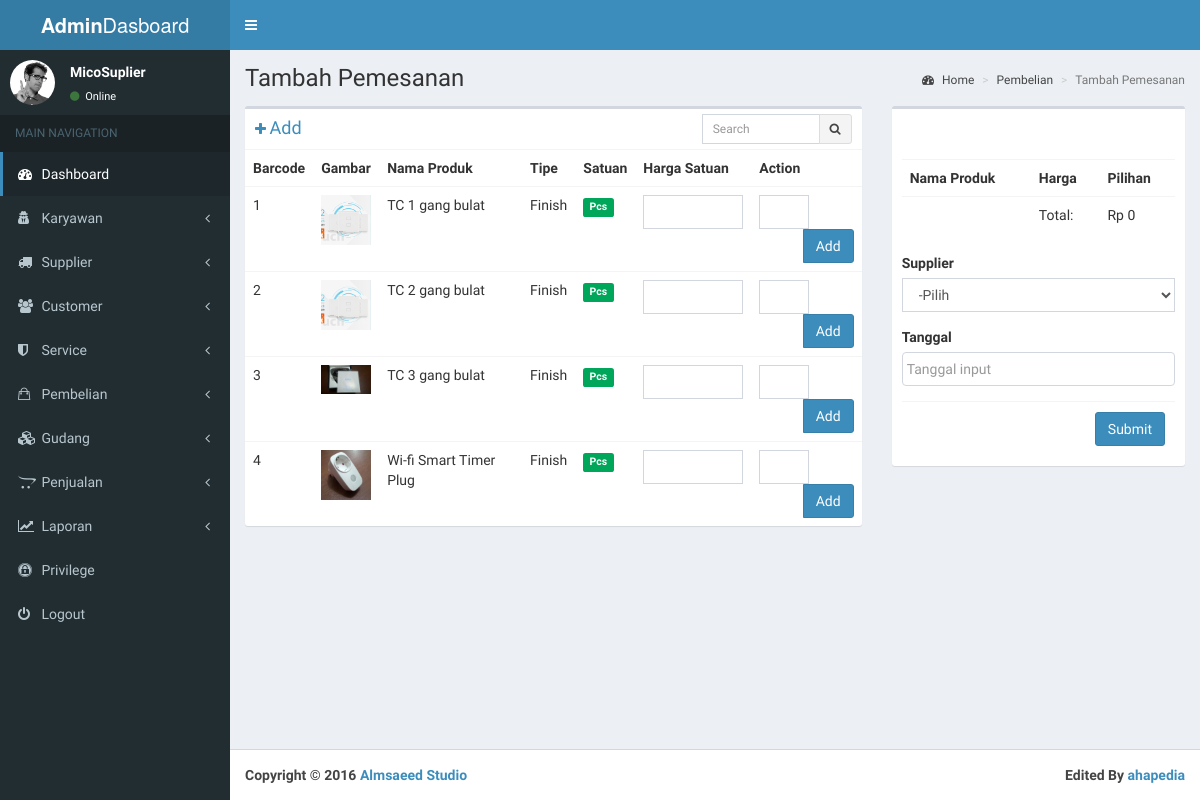
/index.php/pembelian/pemesanan, run on the app's committed database.
### tables this page shows
CREATE TABLE `item_master` (
  `id_item` int(11) NOT NULL,
  `nama_item` varchar(200) NOT NULL,
  `deskripsi` text NOT NULL,
  `tipe` varchar(50) NOT NULL,
  `satuan` varchar(50) NOT NULL,
  `link_photo` varchar(200) DEFAULT NULL
);

### application/controllers/Pembelian.php (called while the page is built, shortened)
<?php
class Pembelian extends CI_Controller {
	public function pemesanan()
	{
		$this->load->model('mgudang');
		$data['isi']=$this->mgudang->list_item();
		$this->load->model('suplier');
		$data['suplier']=$this->suplier->list_suplier();
		$this->load->view('dasboard/head');
		$this->load->view('dasboard/header');
		$this->load->view('dasboard/sidebar');
		$this->load->view('dasboard/pemesanan',$data);
		$this->load->view('dasboard/footer');
	}
}
?>

### index.php (called while the page is built, shortened)
<?php
require_once BASEPATH.'core/CodeIgniter.php';

### application/models/Mgudang.php (called while the page is built, shortened)
<?php
class Mgudang extends CI_Model{
	public function list_item(){
		$this->db->reconnect();
			$query = $this->db->query("CALL sp_list_item()");
			if ($query->num_rows() > 0)
			{
			foreach ($query->result() as $row)
			{
					$hasil[] = $row;
			}
			return $hasil;
			}
			else{
				return 0;
			}
	}
}
?>

### application/views/dasboard/pemesanan.php (the view, shortened to what this page needs)
   <div class="content-wrapper">
     <section class="content-header">
       <h1>
         Tambah Pemesanan
       </h1>
       <ol class="breadcrumb">
         <li><a href="#"><i class="fa fa-dashboard"></i> Home</a></li>
         <li><a href="#">Pembelian</a></li>
         <li class="active">Tambah Pemesanan</li>
       </ol>
     </section>
     <section class="content">
       <div class="row">
 <section class="col-lg-8 connectedSortable">
           <div class="box">
             <div class="box-header">
               <a href="<?php echo base_url() ?>admin/addProduk"><i class="fa fa-plus"></i> <h3 class="box-title">Add</h3></a>
               <div class="box-tools">
	  <form method="post" action="<?php echo base_url() ?>admin/cariProduk" enctype="multipart/form-data">
                 <div class="input-group" style="width: 150px;">
                   <input type="text" name="cari" class="form-control input-sm pull-right" placeholder="Search">
                   <div class="input-group-btn">
                     <button class="btn btn-sm btn-default"><i class="fa fa-search"></i></button>
                   </div>
                 </div>
		 </form>
               </div>
             </div>
             <div class="box-body table-responsive no-padding">
               <table class="table table-hover">
                 <tr>
                   <th>Barcode</th>
		   <th>Gambar</th>
                   <th>Nama Produk</th>
                   <th>Tipe</th>
                   <th>Satuan</th>
		  <th>Harga Satuan</th>
                   <th>Action</th>
                 </tr>
		<?php
				if(!empty($isi)){
				foreach($isi as $baris){ ?>
		<form method="POST" action="<?php echo base_url(),"pembelian/addCart"?>" >
                 <tr>
                   <td><?php echo $baris->id_item ?></td>
		  <td><img style="width:50px; hight:50px;" src="<?php echo base_url() ?>assets/images/produk/<?php echo $baris->link_photo ?>"></td>
                   <td><?php echo $baris->nama_item ?></td>
                   <td>
		  <?php
			if($baris->tipe=="1"){
				echo "Raw";
			}else if($baris->tipe=="2"){
				echo "Semi-finish";
			}else if($baris->tipe=="3"){
				echo "Finish";
			}
			?>
			</a></td>
                   <td><span class="label label-success">
		  <?php
			if($baris->satuan=="1"){
				echo "Pcs";
			} else if($baris->satuan=="2"){
				echo "Kg";
			}else if($baris->satuan=="3"){
				echo "m";
			}else if($baris->satuan=="4"){
				echo "m2";
			}else if($baris->satuan=="5"){
				echo "m3";
			}
		  ?></span></td>
		  <td>
		   <input name="harga" class="form-control pull-left" type="text"  style="width:100px" data-toggle="tooltip" data-placement="top" title="Harga Satuan">
		  </td>
                   <td>
		  <div class="btn-group">
		   <input name="jumlah" class="form-control pull-left" type="text"  style="width:50px" data-toggle="tooltip" data-placement="top" title="Jumlah">
		   <input class="pull-right btn btn-primary" type="submit" value="Add" >
			</div>
		</td>
                 </tr>
               </form>
		<?php }}
			else{
				echo "Belum ada data Petugas";
				}
		?>
               </table>
             </div>
           </div>
 </section>
 <section class="col-lg-4 connectedSortable">
	<div class="box">
		<div class="box-header">
		</div>
		 <div class="box-body">
		  <form method="post" action="<?php echo base_url() ?>pembelian/addDataPurchasing">
		 <table class="table table-hover">
                 <tr>
		  <th>Nama Produk</th>
                   <th>Harga</th>
		   <th>Pilihan</th>
                 </tr>
		 <tr>
					<td>
					</td>
					<td>
						Total:
					</td>
					<td>
						<?php if($this->cart->total()>0){
							echo "Rp ", $this->cart->total();
						}else{
							echo "Rp ", $this->cart->total();
						}
						?>
					</td>
				  </tr>
		</table>
		<div class="form-group">
			<label>Supplier</label>
			<select name="idSuplier" class="form-control select2" style="width: 100%;">
			  <option>-Pilih</option>
			</select>
		</div>
		 <div class="form-group">
                   <label for="exampleInputEmail1">Tanggal</label>
                   <input name="tgl" type="text" class="form-control datepicker"  placeholder="Tanggal input " data-date-format="yyyy-mm-dd" >
                 </div>
		 <div class="box-footer">
                 <button type="submit" class="btn btn-primary pull-right">Submit</button>
               </div>
		</form>
		 </div>
	</div>
</section>
 </div>
     </section>
   </div>

### assets/css/datepicker3.css (style rules this page uses)
.datepicker { padding: 4px; border-radius: 4px; direction: ltr; }

### data on the page
item_master: id_item "1", link_photo (picture), nama_item "TC 1 gang bulat", tipe "Finish", satuan "Pcs"
item_master: id_item "2", link_photo (picture), nama_item "TC 2 gang bulat", tipe "Finish", satuan "Pcs"
item_master: id_item "3", link_photo (picture), nama_item "TC 3 gang bulat", tipe "Finish", satuan "Pcs"
item_master: id_item "4", link_photo (picture), nama_item "Wi-fi Smart Timer Plug", tipe "Finish", satuan "Pcs"

### other printed values
$this->cart->total() "0"
